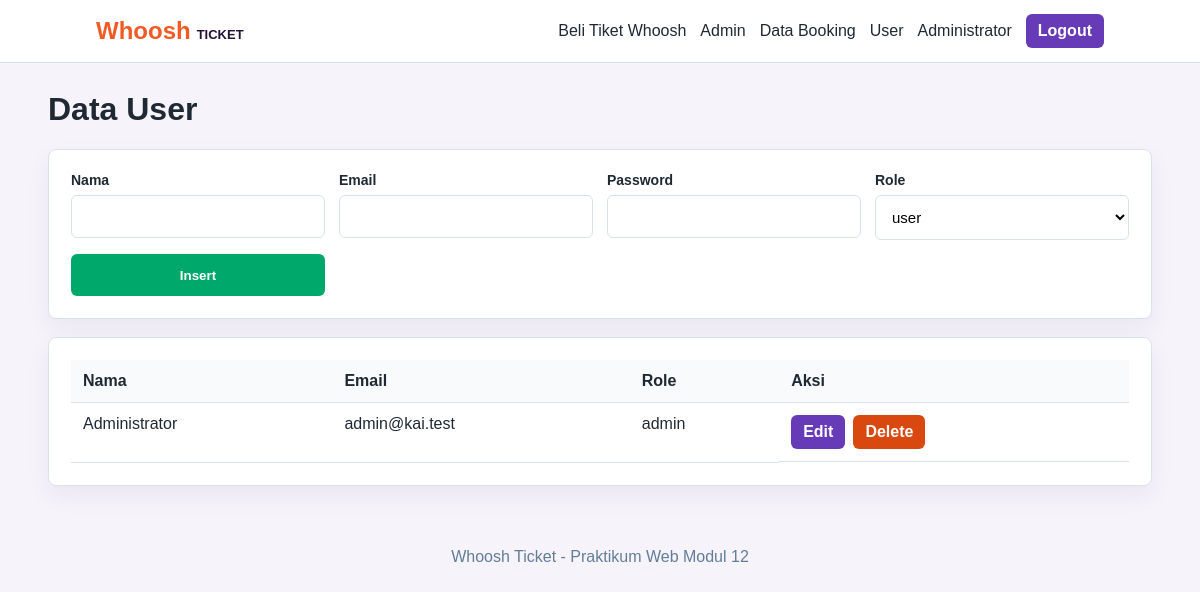
/users.php (signed in), run on the app's committed database.
### tables this page shows
CREATE TABLE users (
  id INT AUTO_INCREMENT PRIMARY KEY,
  nama VARCHAR(100) NOT NULL,
  email VARCHAR(120) NOT NULL UNIQUE,
  password VARCHAR(255) NOT NULL,
  role ENUM('admin','user') NOT NULL DEFAULT 'user',
  created_at TIMESTAMP DEFAULT CURRENT_TIMESTAMP
);

### config.php (called while the page is built, shortened)
<?php
function e($value)
{
    return htmlspecialchars((string) $value, ENT_QUOTES, 'UTF-8');
}

### users.php (the view, shortened to what this page needs)
<?php
require 'config.php';
$edit = null;
$users = $pdo->query('SELECT id, nama, email, role, created_at FROM users ORDER BY id DESC')->fetchAll();
require 'header.php';
?>
<h1>Data User</h1>
<section class="panel">
    <form method="post" class="grid">
        <div class="field"><label>Nama</label><input name="nama" value="<?= e($edit['nama'] ?? '') ?>" required></div>
        <div class="field"><label>Email</label><input type="email" name="email" value="<?= e($edit['email'] ?? '') ?>" required></div>
        <div class="field"><label>Password</label><input type="password" name="password" <?= $edit ? '' : 'required' ?>></div>
        <div class="field">
            <label>Role</label>
            <select name="role">
                <option value="user" <?= ($edit['role'] ?? '') === 'user' ? 'selected' : '' ?>>user</option>
            </select>
        </div>
        <button class="btn green" type="submit"><?= $edit ? 'Update' : 'Insert' ?></button>
    </form>
</section>
<section class="panel" style="margin-top: 18px;">
    <table>
        <tr><th>Nama</th><th>Email</th><th>Role</th><th>Aksi</th></tr>
        <?php foreach ($users as $user): ?>
            <tr>
                <td><?= e($user['nama']) ?></td>
                <td><?= e($user['email']) ?></td>
                <td><?= e($user['role']) ?></td>
                <td class="actions">
                    <a class="btn small" href="?edit=<?= e($user['id']) ?>">Edit</a>
                    <a class="btn small red" href="?delete=<?= e($user['id']) ?>" onclick="return confirm('Hapus data ini?')">Delete</a>
                </td>
            </tr>
        <?php endforeach; ?>
    </table>
</section>
<?php require 'footer.php'; ?>

### style.css (style rules this page uses)
:root { --navy: #241334; --blue: #673ab7; --orange: #f15a24; --green: #00a86b; --red: #d9480f; --gray: #f1f5f9; --line: #d9e2ec; --text: #1f2933; }
* { box-sizing: border-box; }
body { margin: 0; font-family: Arial, Helvetica, sans-serif; color: var(--text); background: #f7f3fb; }
a { color: inherit; text-decoration: none; }
.panel { padding: 22px; background: #ffffff; border: 1px solid var(--line); border-radius: 8px; box-shadow: 0 10px 25px rgba(16, 42, 67, .06); }
.grid { display: grid; grid-template-columns: repeat(4, 1fr); gap: 14px; }
.field { display: flex; flex-direction: column; gap: 7px; }
label { font-weight: 700; font-size: 14px; }
input, select { width: 100%; padding: 12px; border: 1px solid var(--line); border-radius: 6px; font-size: 15px; background: #ffffff; }
.btn { display: inline-flex; justify-content: center; align-items: center; min-height: 42px; padding: 10px 16px; border: 0; border-radius: 6px; color: #ffffff; background: var(--blue); font-weight: 700; cursor: pointer; }
.btn.small { min-height: 34px; padding: 7px 12px; }
.btn.green { background: var(--green); }
.btn.red { background: var(--red); }
table { width: 100%; border-collapse: collapse; background: #ffffff; }
th, td { padding: 12px; border-bottom: 1px solid var(--line); text-align: left; vertical-align: top; }
th { background: #f8fafc; }
.actions { display: flex; gap: 8px; flex-wrap: wrap; }

### data on the page
users: nama "Administrator", email "admin@kai.test", role "admin"

### other printed values
$_SESSION['user']['nama'] "Administrator"
